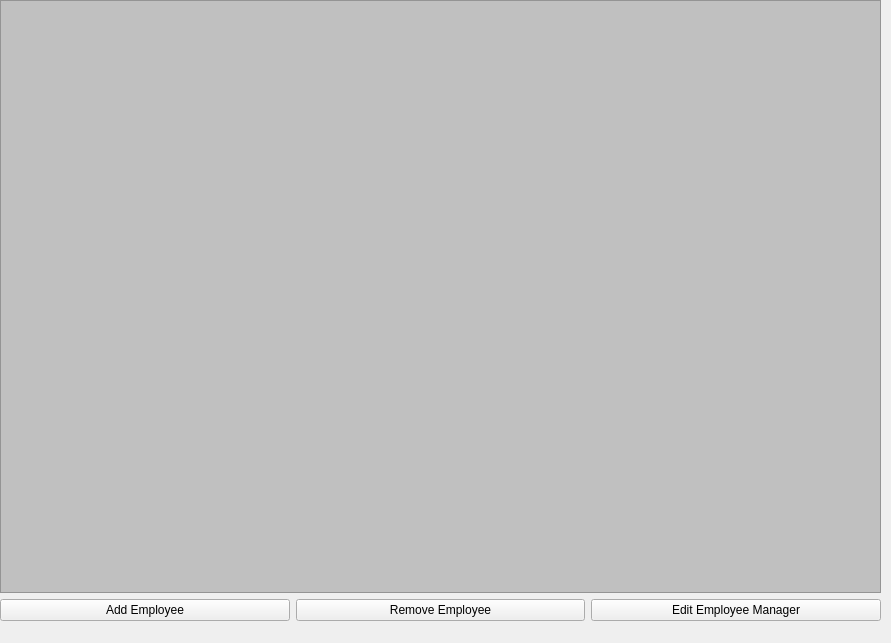
<?xml version="1.0" encoding="UTF-8"?>
<ui version="4.0">
 <class>Employees</class>
 <widget class="QWidget" name="Employees">
  <property name="geometry">
   <rect>
    <x>0</x>
    <y>0</y>
    <width>891</width>
    <height>643</height>
   </rect>
  </property>
  <property name="windowTitle">
   <string>Form</string>
  </property>
  <widget class="QWidget" name="layoutWidget">
   <property name="geometry">
    <rect>
     <x>0</x>
     <y>0</y>
     <width>881</width>
     <height>621</height>
    </rect>
   </property>
   <layout class="QVBoxLayout" name="verticalLayout">
    <item>
     <widget class="QTableWidget" name="tableWidget">
      <property name="styleSheet">
       <string notr="true">QTableWidget {
background-color: #C0C0C0;
alternate-background-color: #606060;
selection-background-color: #282828;
}</string>
      </property>
      <property name="alternatingRowColors">
       <bool>true</bool>
      </property>
      <attribute name="horizontalHeaderCascadingSectionResizes">
       <bool>false</bool>
      </attribute>
      <attribute name="horizontalHeaderStretchLastSection">
       <bool>false</bool>
      </attribute>
     </widget>
    </item>
    <item>
     <layout class="QHBoxLayout" name="horizontalLayout">
      <item>
       <widget class="QPushButton" name="addEmployee">
        <property name="text">
         <string>Add Employee</string>
        </property>
       </widget>
      </item>
      <item>
       <widget class="QPushButton" name="removeEmployee">
        <property name="text">
         <string>Remove Employee</string>
        </property>
       </widget>
      </item>
      <item>
       <widget class="QPushButton" name="editManager">
        <property name="text">
         <string>Edit Employee Manager</string>
        </property>
       </widget>
      </item>
     </layout>
    </item>
   </layout>
  </widget>
 </widget>
 <resources/>
 <connections/>
</ui>
